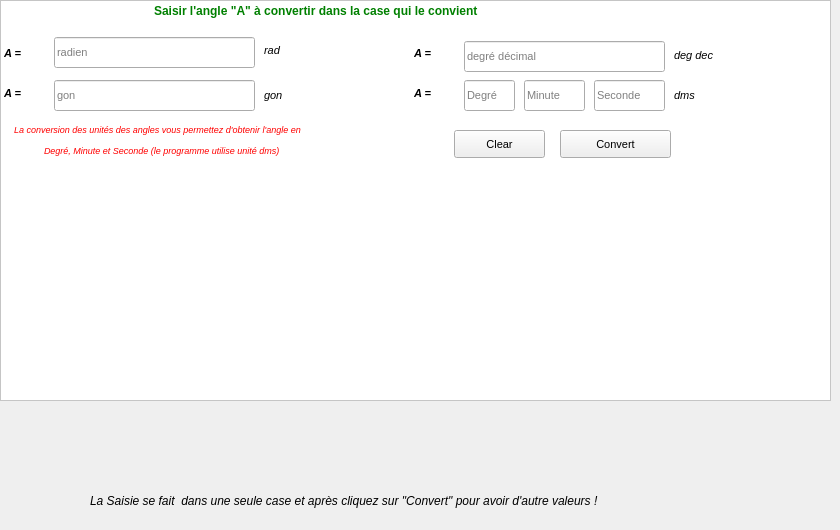
    <widget class="QWidget" name="tab_2">
     <attribute name="icon">
      <iconset>
       <normaloff>:/icone/14521.png</normaloff>:/icone/14521.png</iconset>
     </attribute>
     <attribute name="title">
      <string>Conversion des angles</string>
     </attribute>
     <widget class="QLabel" name="label_210">
      <property name="geometry">
       <rect>
        <x>90</x>
        <y>480</y>
        <width>611</width>
        <height>41</height>
       </rect>
      </property>
      <property name="font">
       <font>
        <pointsize>9</pointsize>
        <italic>true</italic>
        <underline>false</underline>
       </font>
      </property>
      <property name="text">
       <string>La Saisie se fait  dans une seule case et après cliquez sur &quot;Convert&quot; pour avoir d'autre valeurs !</string>
      </property>
     </widget>
     <widget class="QLabel" name="label_42">
      <property name="geometry">
       <rect>
        <x>20</x>
        <y>480</y>
        <width>55</width>
        <height>41</height>
       </rect>
      </property>
      <property name="text">
       <string/>
      </property>
      <property name="pixmap">
       <pixmap>:/icone/66872.png</pixmap>
      </property>
      <property name="scaledContents">
       <bool>true</bool>
      </property>
     </widget>
     <widget class="QFrame" name="frame_8">
      <property name="geometry">
       <rect>
        <x>0</x>
        <y>0</y>
        <width>831</width>
        <height>401</height>
       </rect>
      </property>
      <property name="styleSheet">
       <string notr="true">#frame_8{
background-color: rgb(255, 255, 255);}</string>
      </property>
      <property name="frameShape">
       <enum>QFrame::StyledPanel</enum>
      </property>
      <property name="frameShadow">
       <enum>QFrame::Raised</enum>
      </property>
      <widget class="QPushButton" name="pushButton_13">
       <property name="geometry">
        <rect>
         <x>560</x>
         <y>130</y>
         <width>111</width>
         <height>28</height>
        </rect>
       </property>
       <property name="font">
        <font>
         <pointsize>8</pointsize>
        </font>
       </property>
       <property name="text">
        <string>Convert</string>
       </property>
      </widget>
      <widget class="QLabel" name="label_32">
       <property name="geometry">
        <rect>
         <x>4</x>
         <y>40</y>
         <width>39</width>
         <height>27</height>
        </rect>
       </property>
       <property name="sizePolicy">
        <sizepolicy hsizetype="Maximum" vsizetype="Maximum">
         <horstretch>16</horstretch>
         <verstretch>16</verstretch>
        </sizepolicy>
       </property>
       <property name="font">
        <font>
         <pointsize>8</pointsize>
         <weight>75</weight>
         <italic>true</italic>
         <bold>true</bold>
         <underline>false</underline>
         <strikeout>false</strikeout>
        </font>
       </property>
       <property name="contextMenuPolicy">
        <enum>Qt::NoContextMenu</enum>
       </property>
       <property name="acceptDrops">
        <bool>false</bool>
       </property>
       <property name="layoutDirection">
        <enum>Qt::LeftToRight</enum>
       </property>
       <property name="frameShadow">
        <enum>QFrame::Plain</enum>
       </property>
       <property name="lineWidth">
        <number>4</number>
       </property>
       <property name="midLineWidth">
        <number>2</number>
       </property>
       <property name="text">
        <string>A   = </string>
       </property>
       <property name="textFormat">
        <enum>Qt::RichText</enum>
       </property>
       <property name="scaledContents">
        <bool>false</bool>
       </property>
       <property name="alignment">
        <set>Qt::AlignLeading|Qt::AlignLeft|Qt::AlignVCenter</set>
       </property>
       <property name="wordWrap">
        <bool>false</bool>
       </property>
      </widget>
      <widget class="QLabel" name="label_214">
       <property name="geometry">
        <rect>
         <x>14</x>
         <y>119</y>
         <width>411</width>
         <height>21</height>
        </rect>
       </property>
       <property name="font">
        <font>
         <pointsize>7</pointsize>
         <italic>true</italic>
         <underline>false</underline>
        </font>
       </property>
       <property name="styleSheet">
        <string notr="true">#label_214{
color: red}</string>
       </property>
       <property name="text">
        <string>La conversion des unités des angles vous permettez d'obtenir l'angle en </string>
       </property>
      </widget>
      <widget class="QLineEdit" name="lineEdit_18">
       <property name="enabled">
        <bool>true</bool>
       </property>
       <property name="geometry">
        <rect>
         <x>524</x>
         <y>80</y>
         <width>61</width>
         <height>31</height>
        </rect>
       </property>
       <property name="font">
        <font>
         <pointsize>8</pointsize>
        </font>
       </property>
       <property name="toolTip">
        <string/>
       </property>
       <property name="accessibleName">
        <string/>
       </property>
       <property name="inputMask">
        <string/>
       </property>
       <property name="text">
        <string/>
       </property>
       <property name="placeholderText">
        <string>Minute</string>
       </property>
      </widget>
      <widget class="QLabel" name="label_120">
       <property name="geometry">
        <rect>
         <x>154</x>
         <y>0</y>
         <width>431</width>
         <height>21</height>
        </rect>
       </property>
       <property name="font">
        <font>
         <pointsize>9</pointsize>
         <weight>75</weight>
         <bold>true</bold>
        </font>
       </property>
       <property name="styleSheet">
        <string notr="true">#label_120{
color: green;}</string>
       </property>
       <property name="text">
        <string>Saisir l'angle &quot;A&quot; à convertir dans la case qui le convient </string>
       </property>
      </widget>
      <widget class="QPushButton" name="pushButton_14">
       <property name="geometry">
        <rect>
         <x>454</x>
         <y>130</y>
         <width>91</width>
         <height>28</height>
        </rect>
       </property>
       <property name="font">
        <font>
         <pointsize>8</pointsize>
        </font>
       </property>
       <property name="text">
        <string>Clear</string>
       </property>
      </widget>
      <widget class="QLineEdit" name="lineEdit_24">
       <property name="enabled">
        <bool>true</bool>
       </property>
       <property name="geometry">
        <rect>
         <x>54</x>
         <y>80</y>
         <width>201</width>
         <height>31</height>
        </rect>
       </property>
       <property name="font">
        <font>
         <pointsize>8</pointsize>
        </font>
       </property>
       <property name="toolTip">
        <string/>
       </property>
       <property name="accessibleName">
        <string/>
       </property>
       <property name="inputMask">
        <string/>
       </property>
       <property name="text">
        <string/>
       </property>
       <property name="placeholderText">
        <string>gon</string>
       </property>
      </widget>
      <widget class="QLineEdit" name="lineEdit_16">
       <property name="enabled">
        <bool>true</bool>
       </property>
       <property name="geometry">
        <rect>
         <x>464</x>
         <y>80</y>
         <width>51</width>
         <height>31</height>
        </rect>
       </property>
       <property name="font">
        <font>
         <pointsize>8</pointsize>
        </font>
       </property>
       <property name="toolTip">
        <string/>
       </property>
       <property name="accessibleName">
        <string/>
       </property>
       <property name="inputMask">
        <string/>
       </property>
       <property name="text">
        <string/>
       </property>
       <property name="placeholderText">
        <string>Degré</string>
       </property>
      </widget>
      <widget class="QLabel" name="label_216">
       <property name="geometry">
        <rect>
         <x>264</x>
         <y>30</y>
         <width>31</width>
         <height>41</height>
        </rect>
       </property>
       <property name="font">
        <font>
         <pointsize>8</pointsize>
         <italic>true</italic>
         <underline>false</underline>
        </font>
       </property>
       <property name="text">
        <string>rad</string>
       </property>
      </widget>
      <widget class="QLabel" name="label_30">
       <property name="geometry">
        <rect>
         <x>414</x>
         <y>80</y>
         <width>39</width>
         <height>27</height>
        </rect>
       </property>
       <property name="sizePolicy">
        <sizepolicy hsizetype="Maximum" vsizetype="Maximum">
         <horstretch>16</horstretch>
         <verstretch>16</verstretch>
        </sizepolicy>
       </property>
       <property name="font">
        <font>
         <pointsize>8</pointsize>
         <weight>75</weight>
         <italic>true</italic>
         <bold>true</bold>
         <underline>false</underline>
         <strikeout>false</strikeout>
        </font>
       </property>
       <property name="contextMenuPolicy">
        <enum>Qt::NoContextMenu</enum>
       </property>
       <property name="acceptDrops">
        <bool>false</bool>
       </property>
       <property name="layoutDirection">
        <enum>Qt::LeftToRight</enum>
       </property>
       <property name="frameShadow">
        <enum>QFrame::Plain</enum>
       </property>
       <property name="lineWidth">
        <number>4</number>
       </property>
       <property name="midLineWidth">
        <number>2</number>
       </property>
       <property name="text">
        <string>A   = </string>
       </property>
       <property name="textFormat">
        <enum>Qt::RichText</enum>
       </property>
       <property name="scaledContents">
        <bool>false</bool>
       </property>
       <property name="alignment">
        <set>Qt::AlignLeading|Qt::AlignLeft|Qt::AlignVCenter</set>
       </property>
       <property name="wordWrap">
        <bool>false</bool>
       </property>
      </widget>
      <widget class="QLineEdit" name="lineEdit_17">
       <property name="enabled">
        <bool>true</bool>
       </property>
       <property name="geometry">
        <rect>
         <x>594</x>
         <y>80</y>
         <width>71</width>
         <height>31</height>
        </rect>
       </property>
       <property name="font">
        <font>
         <pointsize>8</pointsize>
        </font>
       </property>
       <property name="toolTip">
        <string/>
       </property>
       <property name="accessibleName">
        <string/>
       </property>
       <property name="inputMask">
        <string/>
       </property>
       <property name="text">
        <string/>
       </property>
       <property name="placeholderText">
        <string>Seconde</string>
       </property>
      </widget>
      <widget class="QLabel" name="label_215">
       <property name="geometry">
        <rect>
         <x>44</x>
         <y>140</y>
         <width>381</width>
         <height>21</height>
        </rect>
       </property>
       <property name="font">
        <font>
         <pointsize>7</pointsize>
         <italic>true</italic>
         <underline>false</underline>
        </font>
       </property>
       <property name="styleSheet">
        <string notr="true">#label_215{
color: red}</string>
       </property>
       <property name="text">
        <string>Degré, Minute et Seconde (le programme utilise unité dms)</string>
       </property>
      </widget>
      <widget class="QLabel" name="label_217">
       <property name="geometry">
        <rect>
         <x>674</x>
         <y>40</y>
         <width>61</width>
         <height>31</height>
        </rect>
       </property>
       <property name="font">
        <font>
         <pointsize>8</pointsize>
         <italic>true</italic>
         <underline>false</underline>
        </font>
       </property>
       <property name="text">
        <string>deg dec</string>
       </property>
      </widget>
      <widget class="QLineEdit" name="lineEdit_22">
       <property name="enabled">
        <bool>true</bool>
       </property>
       <property name="geometry">
        <rect>
         <x>54</x>
         <y>37</y>
         <width>201</width>
         <height>31</height>
        </rect>
       </property>
       <property name="font">
        <font>
         <pointsize>8</pointsize>
        </font>
       </property>
       <property name="toolTip">
        <string/>
       </property>
       <property name="accessibleName">
        <string/>
       </property>
       <property name="inputMask">
        <string/>
       </property>
       <property name="text">
        <string/>
       </property>
       <property name="placeholderText">
        <string>radien</string>
       </property>
      </widget>
      <widget class="QLabel" name="label_219">
       <property name="geometry">
        <rect>
         <x>674</x>
         <y>80</y>
         <width>61</width>
         <height>31</height>
        </rect>
       </property>
       <property name="font">
        <font>
         <pointsize>8</pointsize>
         <italic>true</italic>
         <underline>false</underline>
        </font>
       </property>
       <property name="text">
        <string>dms</string>
       </property>
      </widget>
      <widget class="QLabel" name="label_33">
       <property name="geometry">
        <rect>
         <x>414</x>
         <y>40</y>
         <width>39</width>
         <height>27</height>
        </rect>
       </property>
       <property name="sizePolicy">
        <sizepolicy hsizetype="Maximum" vsizetype="Maximum">
         <horstretch>16</horstretch>
         <verstretch>16</verstretch>
        </sizepolicy>
       </property>
       <property name="font">
        <font>
         <pointsize>8</pointsize>
         <weight>75</weight>
         <italic>true</italic>
         <bold>true</bold>
         <underline>false</underline>
         <strikeout>false</strikeout>
        </font>
       </property>
       <property name="contextMenuPolicy">
        <enum>Qt::NoContextMenu</enum>
       </property>
       <property name="acceptDrops">
        <bool>false</bool>
       </property>
       <property name="layoutDirection">
        <enum>Qt::LeftToRight</enum>
       </property>
       <property name="frameShadow">
        <enum>QFrame::Plain</enum>
       </property>
       <property name="lineWidth">
        <number>4</number>
       </property>
       <property name="midLineWidth">
        <number>2</number>
       </property>
       <property name="text">
        <string>A   = </string>
       </property>
       <property name="textFormat">
        <enum>Qt::RichText</enum>
       </property>
       <property name="scaledContents">
        <bool>false</bool>
       </property>
       <property name="alignment">
        <set>Qt::AlignLeading|Qt::AlignLeft|Qt::AlignVCenter</set>
       </property>
       <property name="wordWrap">
        <bool>false</bool>
       </property>
      </widget>
      <widget class="QLineEdit" name="lineEdit_23">
       <property name="enabled">
        <bool>true</bool>
       </property>
       <property name="geometry">
        <rect>
         <x>464</x>
         <y>41</y>
         <width>201</width>
         <height>31</height>
        </rect>
       </property>
       <property name="font">
        <font>
         <pointsize>8</pointsize>
        </font>
       </property>
       <property name="toolTip">
        <string/>
       </property>
       <property name="accessibleName">
        <string/>
       </property>
       <property name="inputMask">
        <string/>
       </property>
       <property name="text">
        <string/>
       </property>
       <property name="placeholderText">
        <string>degré décimal</string>
       </property>
      </widget>
      <widget class="QLabel" name="label_218">
       <property name="geometry">
        <rect>
         <x>264</x>
         <y>80</y>
         <width>41</width>
         <height>31</height>
        </rect>
       </property>
       <property name="font">
        <font>
         <pointsize>8</pointsize>
         <italic>true</italic>
         <underline>false</underline>
        </font>
       </property>
       <property name="text">
        <string>gon</string>
       </property>
      </widget>
      <widget class="QLabel" name="label_41">
       <property name="geometry">
        <rect>
         <x>4</x>
         <y>80</y>
         <width>41</width>
         <height>27</height>
        </rect>
       </property>
       <property name="sizePolicy">
        <sizepolicy hsizetype="Maximum" vsizetype="Maximum">
         <horstretch>16</horstretch>
         <verstretch>16</verstretch>
        </sizepolicy>
       </property>
       <property name="font">
        <font>
         <pointsize>8</pointsize>
         <weight>75</weight>
         <italic>true</italic>
         <bold>true</bold>
         <underline>false</underline>
         <strikeout>false</strikeout>
        </font>
       </property>
       <property name="contextMenuPolicy">
        <enum>Qt::NoContextMenu</enum>
       </property>
       <property name="acceptDrops">
        <bool>false</bool>
       </property>
       <property name="layoutDirection">
        <enum>Qt::LeftToRight</enum>
       </property>
       <property name="frameShadow">
        <enum>QFrame::Plain</enum>
       </property>
       <property name="lineWidth">
        <number>4</number>
       </property>
       <property name="midLineWidth">
        <number>2</number>
       </property>
       <property name="text">
        <string>A   = </string>
       </property>
       <property name="textFormat">
        <enum>Qt::RichText</enum>
       </property>
       <property name="scaledContents">
        <bool>false</bool>
       </property>
       <property name="alignment">
        <set>Qt::AlignLeading|Qt::AlignLeft|Qt::AlignVCenter</set>
       </property>
       <property name="wordWrap">
        <bool>false</bool>
       </property>
      </widget>
     </widget>
    </widget>
